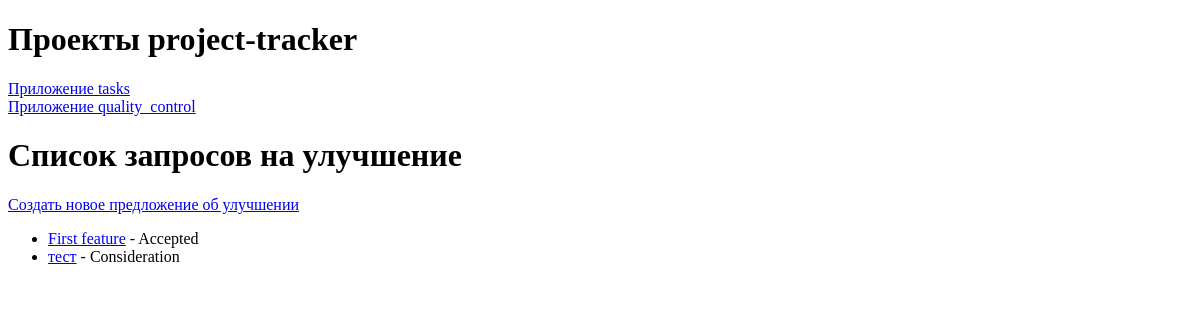
Page /quality_сontrol/features/ on the earlier database version.
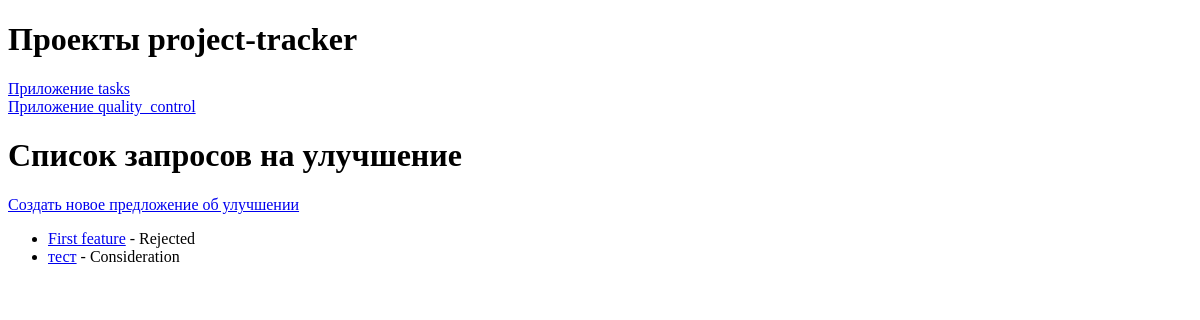
Same page on the later database version.
### quality_control/models.py (models this page shows)
class FeatureRequest(models.Model):
    STATUS_CHOICES = [
        ('Consideration', 'Рассмотрение'),
        ('Accepted', 'Принято'),
        ('Rejected', 'Отклонено')
    ]
    title = models.CharField(max_length=100)
    description = models.TextField()
    project = models.ForeignKey(
        Project,
        related_name='feature_request',
        on_delete=models.CASCADE
    )
    task = models.ForeignKey(
        Task,
        related_name="feature_request",
        on_delete=models.SET_NULL,
        null=True,
        blank=True
    )
    status = models.CharField(
        max_length=50,
        choices=STATUS_CHOICES,
        default='Consideration'
    )
    priority = models.PositiveIntegerField(
        validators=[MaxValueValidator(5)]
    )
    created_at = models.DateTimeField(auto_now_add=True)
    update_at = models.DateTimeField(auto_now=True)

### quality_control/views.py (called while the page is built)
def feature_list(request):
    features = FeatureRequest.objects.all()
    return render(request, 'quality_control/feature_list.html', {'feature_list': features})

### quality_control/templates/quality_control/feature_list.html
<!DOCTYPE html>
<html lang="en">
{% extends 'base/base.html' %}
{% block content %}
<h1>Список запросов на улучшение</h1>
<p><a href="{% url 'quality_control:create_feature' %}">Создать новое предложение об улучшении</a></p>
<ul>
    {% for feature in feature_list %}
    <li><a href="{% url 'quality_control:feature_id_detail' feature.id %}">{{ feature.title }}</a> - {{ feature.status }}</li>
    {% endfor %}
</ul>
{% endblock %}

### templates/base/base.html (shortened to what this page needs)
<!DOCTYPE html>
<html lang="en">
<head>
</head>
<body>
<header>
    <h1>Проекты project-tracker</h1>
</header>
{% include 'base/nav.html' %}
<main>
    {% block content %}
    {% endblock %}
</main>
</body>
</html>

### templates/base/nav.html
<nav>
    <a href="{% url 'tasks:index' %}">Приложение tasks</a>
    <br>
    <a href="{% url 'quality_control:index' %}">Приложение quality_control</a>
</nav>

Differences in the rows shown:
changed FeatureRequest "First feature": status "Accepted" → "Rejected"
